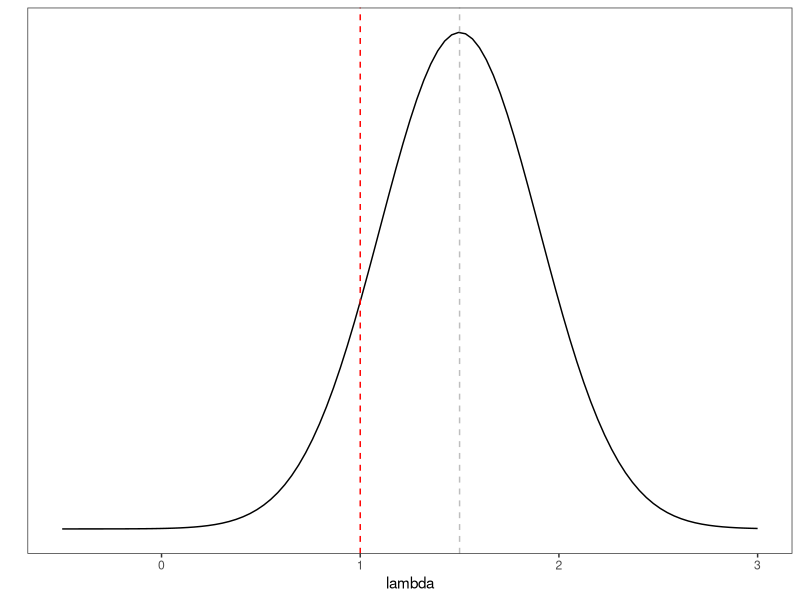

Source code (R):
library(tidyverse)
library(cowplot)

p1 <- ggplot(data = data.frame(x = c(-0.5, 3)), aes(x)) +
  stat_function(fun = dnorm, n = 101, args = list(mean = 1.5, sd = 0.4)) + ylab("") +
  scale_y_continuous(breaks = NULL) +
  theme_bw() +
  theme(panel.grid.major = element_blank(), 
        panel.grid.minor = element_blank()) +
  geom_vline(xintercept = 1.5, linetype = 2, color = "grey") + 
  geom_vline(xintercept = 1, linetype = 2, color = "red") +
  xlab("lambda")


p1
